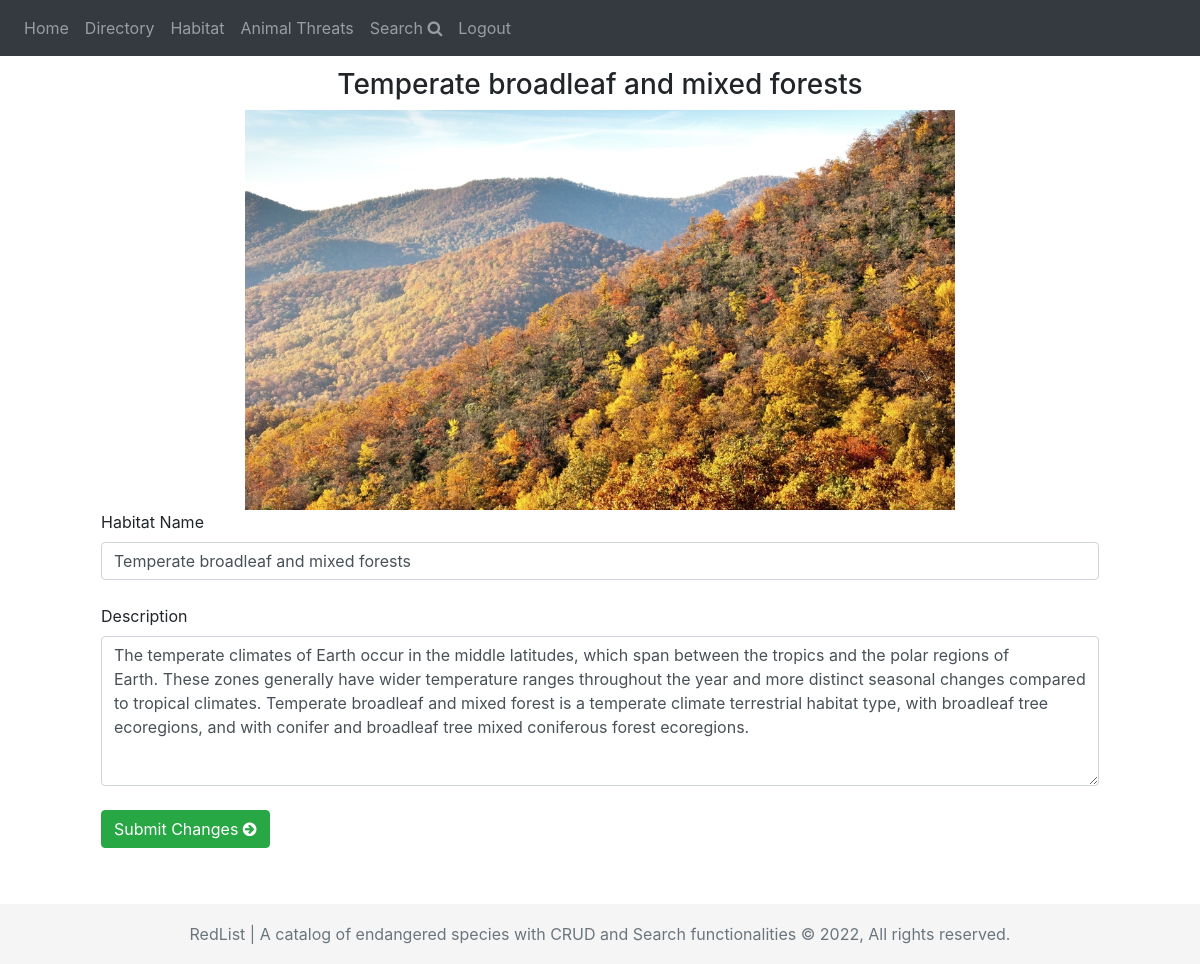
The page /habitat/1 (signed in) on the database its author committed.
### website/models.py (models this page shows, shortened)
class Habitat(db.Model):
    __tablename__ = 'habitat'
    habitat_id = db.Column(db.Integer, primary_key=True)
    h_type = db.Column(db.String(100), nullable=False)
    h_desc = db.Column(db.String(5000), nullable=False)
    '''def __init__(self, habitat_id, h_type, h_desc):
        self.habitat_id = habitat_id
        self.h_type = h_type
        self.h_desc = h_desc'''

### website/views.py (the view, shortened to what this page needs)
@views.route('/habitat/<int:habitat_id>', methods=['POST', 'GET'])
@login_required
def habitat_info(habitat_id):
    user = current_user
    if user.role == "admin":
        if request.method == 'GET':
            h = get_habitat_by_id_controller(habitat_id)
            return render_template("habitat_single.html", user=current_user, habitat_single=h)
    else:
        if request.method == 'GET':
            h = get_habitat_by_id_controller(habitat_id)
            return render_template("habitat_single.html", user=current_user, habitat_single=h)

### website/__init__.py (called while the page is built)
def create_app():
    from website.views import views
    from website.auth import auth
    from website.controllers import controllers
    app.register_blueprint(views, url_prefix='/')
    app.register_blueprint(controllers, url_prefix='/')
    app.register_blueprint(auth, url_prefix='/')
    from website.models import User, Species, Habitat, Threat, ThreatenedBy, Inhabits
    create_database(app)
    with app.app_context():
        create_users()
    login_manager = LoginManager()
    login_manager.login_view = 'auth.login'
    login_manager.init_app(app)
    @login_manager.user_loader
    def load_user(_id):
        return User.query.get(int(_id))
    return app

### website/controllers.py (called while the page is built)
@controllers.route('/habitat/<int:habitat_id>', methods=['GET'])
def get_habitat_by_id_controller(habitat_id):
    habitat_single = Habitat.query.filter_by(habitat_id=habitat_id).first_or_404()
    return habitat_single

### website/templates/habitat_single.html (shortened to what this page needs)
{% extends "base.html" %} {% block title %}RedList{% endblock %} {% block content %}
  {% if user.role == "admin" %}
    <h3 class="text-center mt-2 pt-1">{{ habitat_single.h_type }}</h3>
    <img alt="Habitat" src="../static/images/habitat/{{ habitat_single.h_type+'.jpg' }}" height="400" class="center">
    <form method="POST" class="mx-5 mb-5 px-2 pb-2">
      <fieldset>
        <label for="sc_name">Habitat Name</label><br>
        <input type="text" id="habitat_type" name="habitat_type" value="{{ habitat_single.h_type }}"
               placeholder="{{ habitat_single.h_type }}" class="form-control"><br>
        <label for="com_name">Description</label><br>
        <textarea id="habitat_desc" name="habitat_desc" placeholder="" class="form-control"
                  style="height:150px">{{ habitat_single.h_desc }}</textarea>
      </fieldset>
      <br/>
      <div class="center">
        <button type="submit" class="btn btn-success">Submit Changes <i class="fa fa-arrow-circle-right"
                                                                        aria-hidden="true"></i></button>
      </div>
    </form>
  {% endif %}
{% endblock %}

### website/static/css/style.css (style rules this page uses)
body { position: relative; min-height: 100vh; }
body::after { content: ''; display: block; height: 60px; }
.text-center { text-align: center; }

### website/templates/base.html (style rules this page uses)
.center { display: block; margin-left: auto; margin-right: auto; }

### rows shown on the page
Habitat: h_type "Temperate broadleaf and mixed forests", h_type (picture), habitat_type "Temperate broadleaf and mixed forests", habitat_desc "The temperate climates of Earth occur in the middle latitudes, which span between the tropics and the polar regions of Earth. These zones generally have wider temperature ranges throughout the year and more distinct seasonal changes compared to tropical climates. Temperate broadleaf and mixed forest is a temperate climate terrestrial habitat type, with broadleaf tree ecoregions, and with conifer and broadleaf tree mixed coniferous forest ecoregions."
